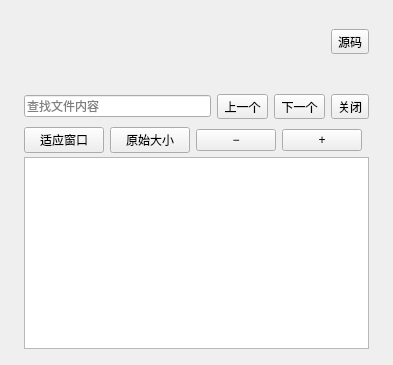
<?xml version="1.0" encoding="UTF-8"?>
<ui version="4.0">
 <class>HomePagePreviewPage</class>
 <widget class="QWidget" name="HomePagePreviewPage">
  <layout class="QVBoxLayout" name="pageLayout">
   <property name="leftMargin"><number>24</number></property>
   <property name="topMargin"><number>8</number></property>
   <property name="rightMargin"><number>24</number></property>
   <property name="bottomMargin"><number>16</number></property>
   <property name="spacing"><number>0</number></property>
   <item><widget class="QWidget" name="toolbar"><layout class="QHBoxLayout" name="toolbarLayout">
    <property name="leftMargin"><number>0</number></property><property name="topMargin"><number>0</number></property>
    <property name="rightMargin"><number>0</number></property><property name="bottomMargin"><number>0</number></property>
    <property name="spacing"><number>6</number></property>
    <item><widget class="QScrollArea" name="breadcrumbScroll">
     <property name="sizePolicy">
      <sizepolicy hsizetype="Expanding" vsizetype="Preferred">
       <horstretch>1</horstretch>
       <verstretch>0</verstretch>
      </sizepolicy>
     </property>
     <property name="frameShape"><enum>QFrame::NoFrame</enum></property>
     <property name="widgetResizable"><bool>true</bool></property>
     <property name="maximumHeight"><number>28</number></property>
     <property name="verticalScrollBarPolicy"><enum>Qt::ScrollBarAlwaysOff</enum></property>
     <property name="horizontalScrollBarPolicy"><enum>Qt::ScrollBarAlwaysOff</enum></property>
     <widget class="QWidget" name="breadcrumbHost"><layout class="QHBoxLayout" name="breadcrumbLayout">
      <property name="leftMargin"><number>0</number></property><property name="topMargin"><number>0</number></property>
      <property name="rightMargin"><number>0</number></property><property name="bottomMargin"><number>0</number></property>
      <property name="spacing"><number>6</number></property>
     </layout></widget>
    </widget></item>
    <item><widget class="QWidget" name="actionHost"><layout class="QHBoxLayout" name="actionLayout">
     <property name="leftMargin"><number>0</number></property><property name="topMargin"><number>0</number></property>
     <property name="rightMargin"><number>0</number></property><property name="bottomMargin"><number>0</number></property>
     <property name="spacing"><number>6</number></property>
     <item><widget class="QToolButton" name="markdownButton"><property name="text"><string>源码</string></property><property name="checkable"><bool>true</bool></property></widget></item>
    </layout></widget></item>
   </layout></widget></item>
   <item><widget class="QLabel" name="statusLabel"><property name="text"><string/></property><property name="wordWrap"><bool>true</bool></property><property name="textFormat"><enum>Qt::PlainText</enum></property></widget></item>
   <item><widget class="QWidget" name="findBar"><layout class="QHBoxLayout" name="findLayout">
    <property name="leftMargin"><number>0</number></property><property name="topMargin"><number>4</number></property>
    <property name="rightMargin"><number>0</number></property><property name="bottomMargin"><number>4</number></property>
    <item><widget class="QLineEdit" name="findEdit"><property name="placeholderText"><string>查找文件内容</string></property></widget></item>
    <item><widget class="QToolButton" name="findPrevious"><property name="text"><string>上一个</string></property></widget></item>
    <item><widget class="QToolButton" name="findNext"><property name="text"><string>下一个</string></property></widget></item>
    <item><widget class="QToolButton" name="findClose"><property name="text"><string>关闭</string></property></widget></item>
   </layout></widget></item>
   <item><widget class="QWidget" name="imageTools"><layout class="QHBoxLayout" name="imageToolsLayout">
    <property name="leftMargin"><number>0</number></property><property name="topMargin"><number>4</number></property>
    <property name="rightMargin"><number>0</number></property><property name="bottomMargin"><number>4</number></property>
    <item><widget class="QPushButton" name="fitButton"><property name="text"><string>适应窗口</string></property></widget></item>
    <item><widget class="QPushButton" name="actualButton"><property name="text"><string>原始大小</string></property></widget></item>
    <item><widget class="QPushButton" name="zoomOut"><property name="text"><string>−</string></property></widget></item>
    <item><widget class="QPushButton" name="zoomIn"><property name="text"><string>+</string></property></widget></item>
    <item><spacer name="imageSpacer"><property name="orientation"><enum>Qt::Horizontal</enum></property></spacer></item>
   </layout></widget></item>
   <item><widget class="QStackedWidget" name="contentStack">
    <widget class="QWidget" name="directoryPage"><layout class="QVBoxLayout" name="directoryLayout">
     <property name="leftMargin"><number>0</number></property><property name="topMargin"><number>0</number></property>
     <property name="rightMargin"><number>0</number></property><property name="bottomMargin"><number>0</number></property>
     <item><widget class="QTreeView" name="files"><property name="rootIsDecorated"><bool>false</bool></property><property name="headerHidden"><bool>true</bool></property><property name="uniformRowHeights"><bool>true</bool></property><property name="editTriggers"><set>QAbstractItemView::NoEditTriggers</set></property><property name="selectionMode"><enum>QAbstractItemView::SingleSelection</enum></property><property name="contextMenuPolicy"><enum>Qt::CustomContextMenu</enum></property></widget></item>
    </layout></widget>
    <widget class="PreviewTextEdit" name="editor"/>
    <widget class="PreviewMarkdown" name="markdown"/>
    <widget class="QScrollArea" name="imageScroll"><property name="alignment"><set>Qt::AlignCenter</set></property><property name="frameShape"><enum>QFrame::NoFrame</enum></property><widget class="QLabel" name="imageLabel"><property name="text"><string/></property><property name="alignment"><set>Qt::AlignCenter</set></property></widget></widget>
    <widget class="QLabel" name="notice"><property name="text"><string>正在读取源内容…</string></property><property name="alignment"><set>Qt::AlignCenter</set></property><property name="wordWrap"><bool>true</bool></property><property name="textFormat"><enum>Qt::PlainText</enum></property></widget>
   </widget></item>
  </layout>
 </widget>
 <customwidgets>
  <customwidget><class>PreviewTextEdit</class><extends>QPlainTextEdit</extends><header>windows/mainwindow_child/homepage/pages/homepage_preview_widgets.h</header></customwidget>
  <customwidget><class>PreviewMarkdown</class><extends>QTextBrowser</extends><header>windows/mainwindow_child/homepage/pages/homepage_preview_widgets.h</header></customwidget>
 </customwidgets>
 <resources/><connections/>
</ui>
